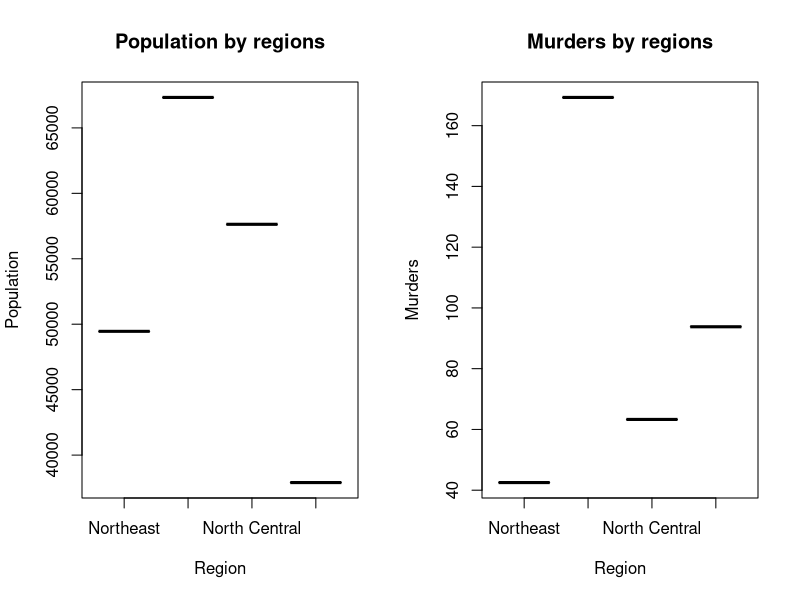
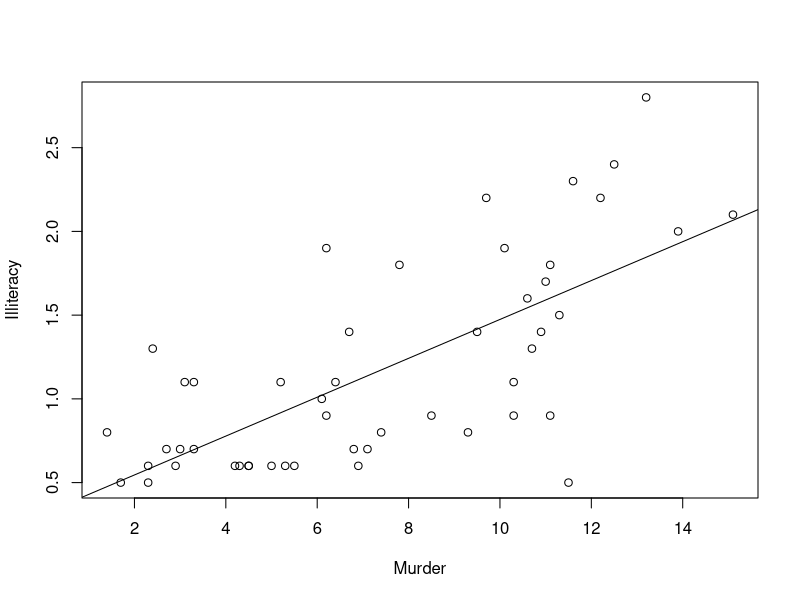
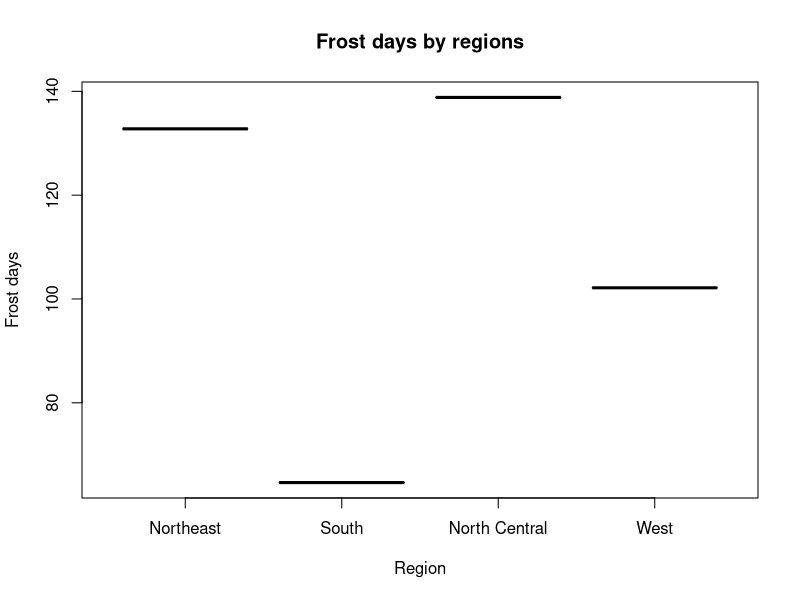
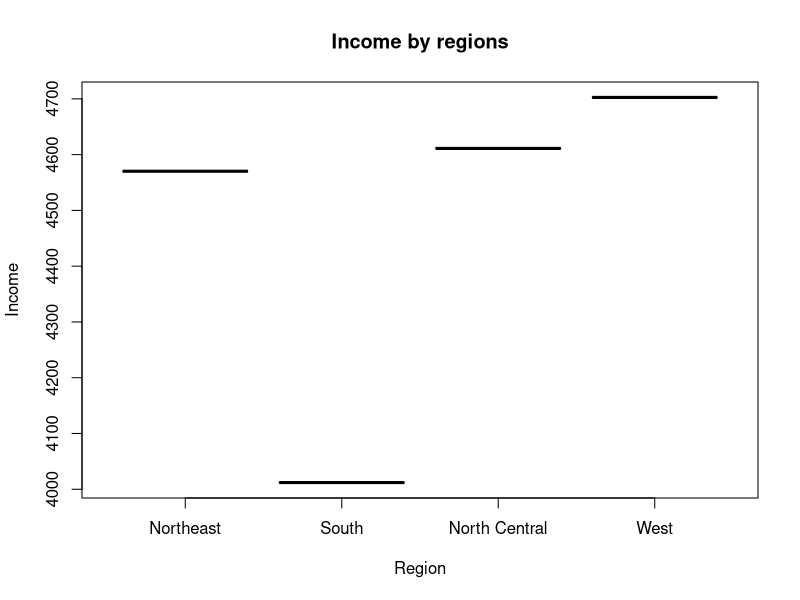
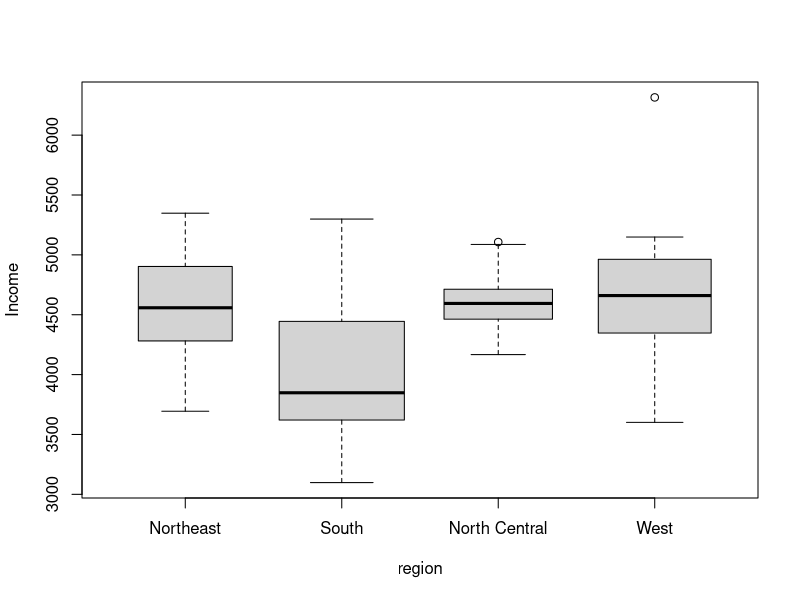

Here is the R script that generated these plots, in order:
# Use state.x77 and state.region datasets. Combine them, calculate descriptive statistics, 
# draw correlation field, boxplots, dotplots and hists.

rm(list=ls())

states = as.data.frame(state.x77)
states$region = state.region

# Print all statistics
summary(states)

attach(states)
pregion = aggregate(Population, by=list(Region = region), FUN = sum)
mregion = aggregate(Murder, by=list(Region = region), FUN = sum)

# Shows levels for population and murders depending on region
par(mfrow=c(1,2))
plot(pregion, main = 'Population by regions', ylab = 'Population')
plot(mregion, main = 'Murders by regions', ylab = 'Murders')
par(mfrow=c(1,1))

# Shows correlation between murders and illeteracy with regression line
plot(Illiteracy ~ Murder)
abline(lm(Illiteracy~Murder))

# Shows mean number of frost days depending on region
wregion = aggregate(Frost, by=list(Region = region), FUN = mean)
plot(wregion, main = 'Frost days by regions', ylab = 'Frost days')

iregion = aggregate(Income, by=list(Region = region), FUN = mean)
plot(iregion, main = 'Income by regions', ylab = 'Income')

# Boxplot for incomes depending on region
regfact = factor(region)
boxplot(Income ~ region, data = states, varwidth = TRUE)


